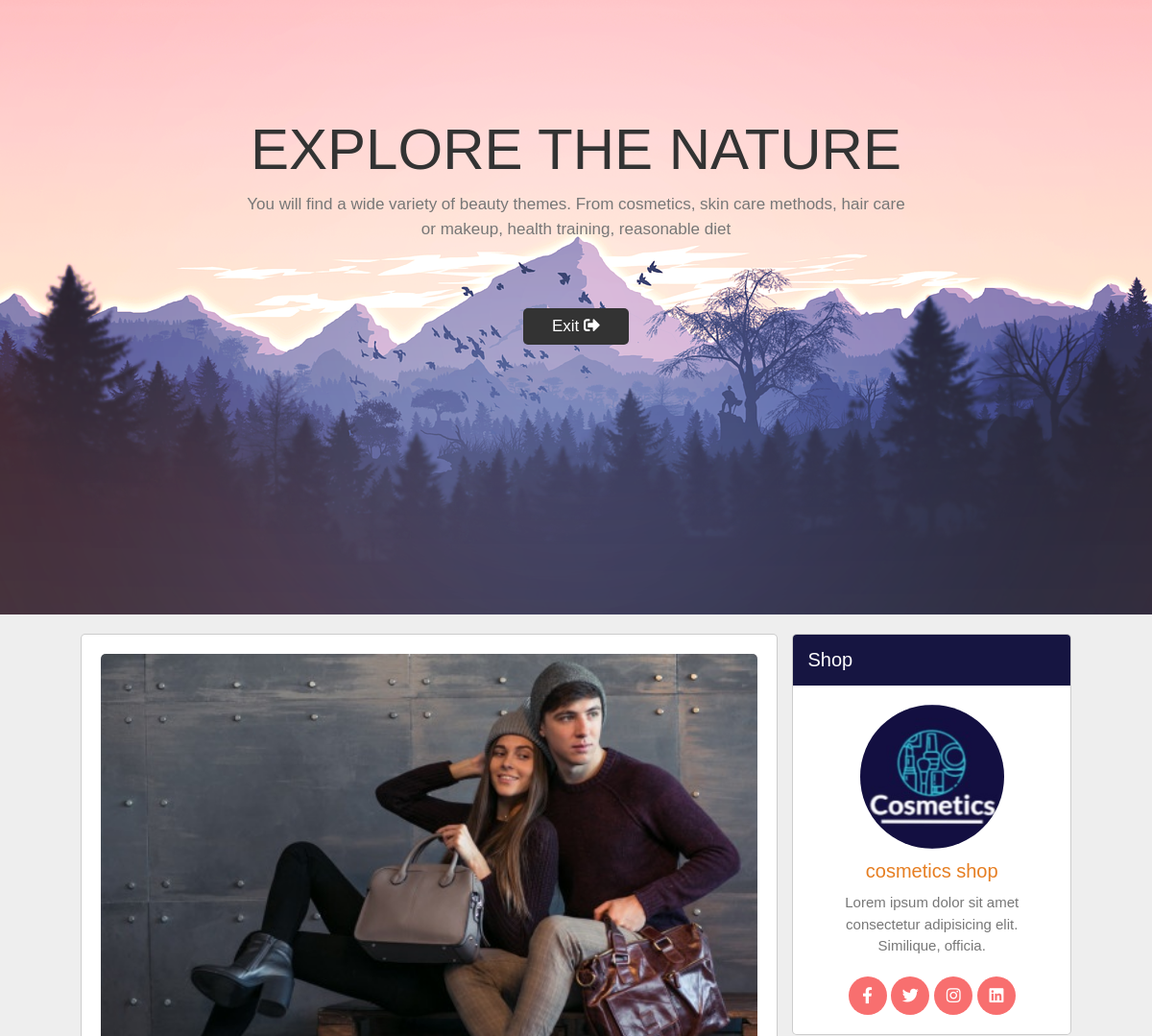
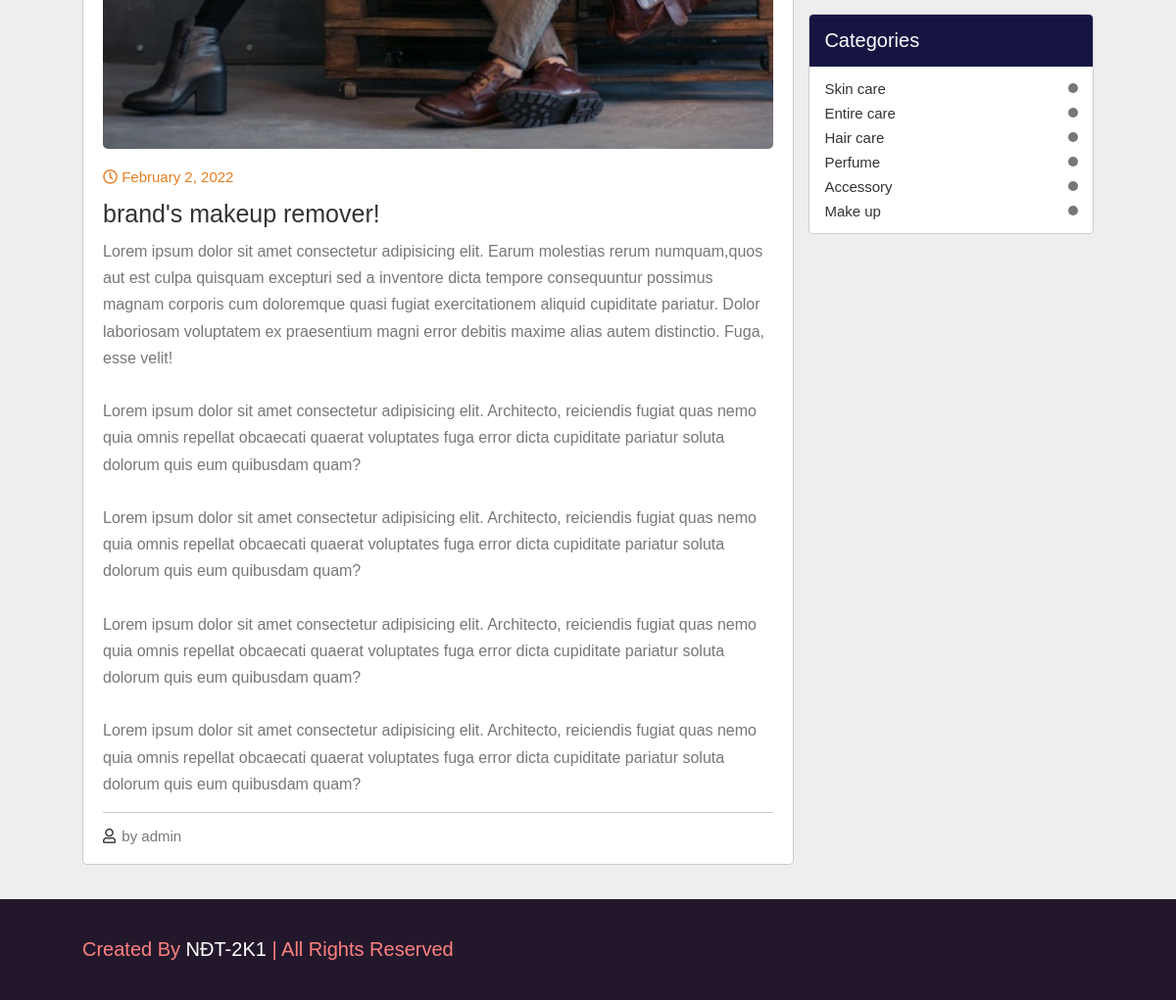
Page /detail_blog.php?blog_id=1 on the committed database (2 pictures, top to bottom).
### tables this page shows
CREATE TABLE `blogs` (
  `blog_id` int(100) NOT NULL,
  `blog_title` varchar(255) NOT NULL,
  `blog_desc` text NOT NULL,
  `blog_image` text NOT NULL,
  `blog_date` varchar(150) NOT NULL,
  `blog_content` text NOT NULL
);

CREATE TABLE `categories` (
  `cat_id` int(100) NOT NULL,
  `cat_title` varchar(100) NOT NULL,
  `visible` tinyint(1) NOT NULL DEFAULT 1
);

### detail_blog.php (the view, shortened to what this page needs)
<?php
include("functions/functions.php");
include("config/config.php");
?>
<!DOCTYPE html>
<html lang="en">
<head>
    <link rel="stylesheet" href="https://cdnjs.cloudflare.com/ajax/libs/font-awesome/5.15.3/css/all.min.css">
    <link rel="stylesheet" href="./public/css/blog.css?v=<?php echo time(); ?>">
</head>
<body>
    <section class="banner" id="banner">
        <div class="content">
            <h3>explore the nature</h3>
            <p>You will find a wide variety of beauty themes. From cosmetics, skin care methods,
                hair care or makeup, health training, reasonable diet</p>
            <a href="blogs.php" class="btn">Exit <i class="fas fa-sign-out-alt"></i></a>
        </div>
    </section>
    <section class="container" id="posts">
        <div class="posts-container">
              <?php
            if (isset($_GET['blog_id'])) {
                $blog_id = $_GET['blog_id'];
                $run_query_by_blog_id = mysqli_query($con, "CALL `chitietblog`( $blog_id);");
                while ($row_blog = mysqli_fetch_array($run_query_by_blog_id)) {
                    $blog_title = $row_blog['blog_title'];
                    $blog_date = $row_blog['blog_date'];
                    $blog_image = $row_blog['blog_image'];
                    $blog_content = $row_blog['blog_content'];
                    echo ("
                            <div class='post'>
                             <div class='post-img'>
                              <img src='admin/public/images/$blog_image' alt='' class='image'>
                               </div>
                                <div class='date'>
                                <i class='far fa-clock'></i>
                                <span>$blog_date</span>
                            </div>
                            <h3 class='title'> $blog_title</h3>
                            <p class='text'> $blog_content</p>
                            <div class='links'>
                          <a href='#' class='user'>
                        <i class='far fa-user'></i>
                        <span>by admin</span>
                    </a>
                </div>
            </div>
                        ");
                }
            }
            ?>
        </div>
         <div class="sidebar">
            <div class="box">
                <h3 class="title">Shop</h3>
                <div class="about">
                    <img src="./public/image/logo_blog.jpg" alt="">
                    <h3>cosmetics shop</h3>
                    <p>Lorem ipsum dolor sit amet consectetur adipisicing elit. Similique, officia.</p>
                    <div class="follow">
                        <a href="#" class="fab fa-facebook-f"></a>
                        <a href="#" class="fab fa-twitter"></a>
                        <a href="#" class="fab fa-instagram"></a>
                        <a href="#" class="fab fa-linkedin"></a>
                    </div>
                </div>
            </div>
            <div class="box">
                <h3 class="title">categories</h3>
                <div class="category">
                    <?php
                    getBrands_blog()
                    ?>
                </div>
            </div>
          </div>
    </section>
<section class="footer">
        <div class="follow">
        <div class="credit">created by <span>NĐT-2K1</span> | all rights reserved</div>
    </section>
</body>
</html>

### functions/functions.php (shortened to what this page needs)
<?php
$con = mysqli_connect("localhost", "root", "", "cosmeticsnew");
            ?>
      <?php
function getBrands_blog(){
    global $con;
    $get_cats_blog = "SELECT * from categories";
    $run_cats_blog = mysqli_query($con, $get_cats_blog);
    while ($row_cats_blog = mysqli_fetch_array($run_cats_blog)) {
        $cat_id = $row_cats_blog['cat_id'];
        $cat_title = $row_cats_blog['cat_title'];
        echo "<a href='products.php?cat=$cat_id'>$cat_title <span></span></a>";
    }
}
?>

### public/css/blog.css (style rules this page uses)
:root { --orange:#e67e22; --black:#333; --light-color:#777; --border:.1rem solid rgba(0,0,0,.2); --box-shadow:0 .5rem 1rem rgba(0,0,0,.1); }
* { margin:0; padding:0; box-sizing: border-box; outline: none; border:none; text-decoration: none; font-family: Verdana, Geneva, Tahoma, sans-serif; font-weight: lighter; }
html { font-size: 62.5%; overflow-x: hidden; scroll-behavior: smooth; scroll-padding-top: 6rem; }
section { padding:2rem 7%; }
.btn { margin-top: 1rem; display: inline-block; background:var(--black); color:#fff; border-radius: .5rem; padding:.9rem 3rem; cursor: pointer; font-size: 1.7rem; }
.banner { min-height: 80vh; background:url(../image/bannerone.png) no-repeat; background-size: cover; background-position: center; display: grid; place-items: center; padding-top: 8rem; }
.banner .content { text-align: center; border-radius: .5rem; padding:3rem; max-width: 75rem; position: relative; top: -110px; }
.banner .content h3 { font-size: 6rem; color:var(--black); text-transform: uppercase; }
.banner .content p { font-size: 1.7rem; color:var(--light-color); padding:1rem 0; line-height: 1.5; margin-bottom: 50px; }
.container { display: grid; grid-template-columns: 2.5fr 1fr; gap:1.5rem; background:#eee; }
.container .posts-container .post { width:100%; padding:2rem; background:#fff; border:var(--border); border-radius: .5rem; margin-bottom: 1.5rem; }
.container .posts-container .post .post-img { height: 55rem; width:100%; border-radius: .5rem; overflow: hidden; }
.container .posts-container .post .post-img .image { height: 100%; width: 100%; object-fit: cover; -o-object-fit: cover; }
.container .posts-container .post .date { padding-top: 2rem; font-size: 1.5rem; color:var(--orange); }
.container .posts-container .post .title { padding-top: 1.5rem; font-size: 2.5rem; color:var(--black); }
.container .posts-container .post .text { color:var(--light-color); font-size: 1.6rem; line-height: 1.7; padding:1rem 0; }
.container .posts-container .links { border-top: var(--border); margin-top: .5rem; padding-top: 1.5rem; display: flex; align-items: center; }
.container .posts-container .links .user { margin-right: auto; }
.container .posts-container .links a { font-size: 1.5rem; color:var(--light-color); }
.container .posts-container .links a i { padding-right: .2rem; color:var(--black); }
.container .sidebar .box { border:var(--border); border-radius: .5rem; overflow:hidden; background:#fff; margin-bottom: 1.5rem; }
.container .sidebar .box .title { padding:1.5rem; font-size: 2rem; color:#fff; background:#161541; text-transform: capitalize; }
.container .sidebar .box .about { text-align: center; padding:1rem 1.5rem; }
.container .sidebar .box .about img { height: 15rem; width: 15rem; border-radius: 50%; object-fit: cover; margin:1rem 0; }
.container .sidebar .box .about h3 { color:var(--orange); font-size: 2rem; }
.container .sidebar .box .about p { color:var(--light-color); font-size: 1.5rem; line-height: 1.5; padding:1rem; }
.container .sidebar .box .about .follow { padding:1rem 0; }
.container .sidebar .box .about .follow a { height: 4rem; line-height: 4rem; width: 4rem; border-radius: 50%; background:#f86f6f; color:#fff; font-size: 1.7rem; margin:0 .1rem; }
.container .sidebar .box .category { padding:1rem 1.5rem; }
.container .sidebar .box .category a { padding:.4rem 0; font-size: 1.5rem; color:var(--black); display: flex; align-items: center; justify-content: space-between; }
.container .sidebar .box .category a span { background:var(--light-color); color:#fff; border-radius: .5rem; padding:.5rem; }
.footer { display: flex; align-items: center; justify-content: space-between; background-color: #23182b; }
.footer .credit { text-transform: capitalize; font-size: 2rem; color:#ff8181; padding: 1rem 0; }
.footer .credit span { color:#ffffff; }
.footer .follow { padding: 1rem 0; }

### rows in the picture
blogs: blog_image (picture), blog_date "February 2, 2022", blog_title "brand's makeup remover!", blog_content "Lorem ipsum dolor sit amet consectetur adipisicing elit. Earum molestias rerum numquam,quos aut est culpa quisquam excepturi sed a inventore dicta tempore consequuntur possimus magnam corporis cum doloremque quasi fugiat exercitationem aliquid cupiditate pariatur. Dolor laboriosam voluptatem ex praesentium magni error debitis maxime alias autem distinctio. Fuga, esse velit! Lorem ipsum dolor sit amet consectetur adipisicing elit. Architecto, reiciendis fugiat quas nemo quia omnis repellat obcaecati quaerat voluptates fuga error dicta cupiditate pariatur soluta dolorum quis eum quibusdam quam? Lorem ipsum dolor sit amet consectetur adipisicing elit. Architecto, reiciendis fugiat quas nemo…"
categories: cat_title "Skin care"
categories: cat_title "Entire care"
categories: cat_title "Hair care"
categories: cat_title "Perfume"
categories: cat_title "Accessory"
categories: cat_title "Make up"
